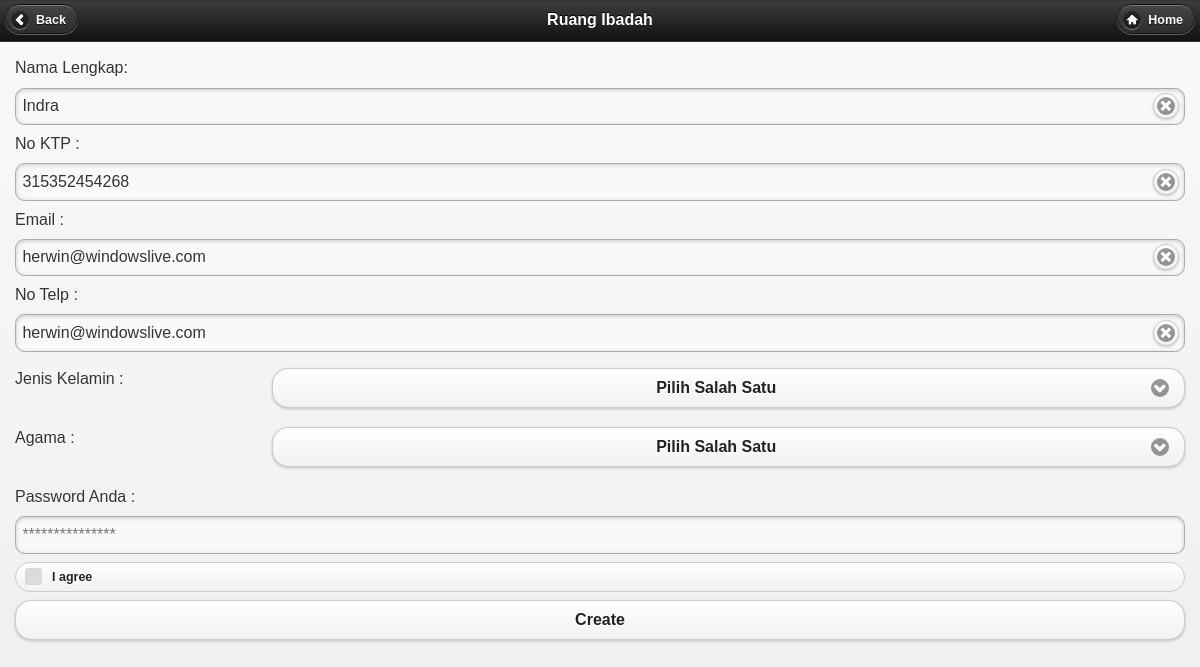
/tambah_data.php?id=1, run on the app's committed database.
### tables this page shows
CREATE TABLE IF NOT EXISTS `db_mhs` (
  `id` int(5) NOT NULL AUTO_INCREMENT,
  `nama` varchar(50) NOT NULL,
  `nim` varchar(14) NOT NULL,
  `jurusan` varchar(25) NOT NULL,
  `email` varchar(50) NOT NULL,
  PRIMARY KEY (`id`)
);

### tambah_data_controller.php (called while the page is built)
<?php
	include 'mhsdb.php';
	$status="null";
	if($_SERVER['REQUEST_METHOD']=='POST') {
	   $item['id']   = $_POST['id'];
	   $item['nim']  =  $_POST['nim'];
	   $item['nama'] =  $_POST['nama'];
	   $item['jurusan'] =  $_POST['jurusan'];
	   $item['email'] =  $_POST['email'];
	   if ($item['id']==-1) {
		   $mhsdb = new MhsDb();
		   $mhsdb->insert($item);
	   } else
	   {
		   $mhsdb = new MhsDb();
		   $mhsdb->update($item);
	   }
	   $status='tambah_sukses';
	} else
	if ($_SERVER['REQUEST_METHOD']=='GET') {
	   if  ($_GET['id']=="add") {
	      $rec['id']   = -1;
		  $rec['nim']  = "";
		  $rec['nama'] = "";
		  $rec['jurusan']  = "";
		  $rec['email'] = "";
	   }
	   else {
		   $mhsdb = new MhsDb();
		   $res = $mhsdb->getRec($_GET['id']);
		   if($row = $res->fetch_assoc()) {
			   $rec['id']   = $row['id'];
			   $rec['nim']  = $row['nim'];
			   $rec['nama'] = $row['nama'];
			   $rec['jurusan']  = $row['jurusan'];
			   $rec['email'] = $row['email'];
		   }
	   }
	}
?>

### mhsdb.php (called while the page is built, shortened)
<?php
    class MhsDb extends Db {
		function getRec($id) {
		   $res = self::$dbh->query("SELECT id,nim,nama,jurusan,email FROM db_mhs where id=$id");
		   return $res;
		}
	}
?>

### tambah_data.php (the view, shortened to what this page needs)
<?php
     include 'ui.php';
	 include 'tambah_data_controller.php';
	 if ($status=='tambah_sukses') {
		 echo "Data berhasil disimpan silahkan <a href=\"lihat_data.php\">lihat</a>";
	} else {
echo <<<EOB
		 <form action="tambah_data.php" method="post" data-ajax="false">
			<input type="hidden" name="id" value="{$rec['id']}">
			<label for="nama">Nama Lengkap:</label>
			<input data-clear-btn="true" type="text" name="nama" id="nama" required="required" placeholder="Contoh : Herwin" value="{$rec['nama']}" />
			<label for="nim">No KTP :</label>
			<input data-clear-btn="true" type="text" name="nim" id="nim" required="required" placeholder="Contoh : 625671357" value="{$rec['nim']}" />
   <label for="nim">Email :</label>
			<input data-clear-btn="true" type="text" name="email" id="email" required="required" placeholder="Contoh : herwin@windowslive.com" value="{$rec['email']}" />
   <label for="nim">No Telp :</label>
			<input data-clear-btn="true" type="text" name="email" id="email" required="required" placeholder="Contoh : 081939115544" value="{$rec['email']}" />
	<fieldset data-role="fieldcontain">
            <label for="kelamin">Jenis Kelamin :</label>
                <select name="kelamin" id="kelamin" data-native-menu="false" value="{$rec['jurusan']}">
		        <option>Pilih Salah Satu</option>
                <option value="Laki-Laki">Laki-Laki</option>
                <option value="Perempuan">Perempuan</option>
            </select>
            </fieldset>
			<fieldset data-role="fieldcontain">
            <label for="jurusan">Agama :</label>
                <select name="jurusan" id="jurusan" data-native-menu="false" value="{$rec['jurusan']}">
		        <option>Pilih Salah Satu</option>
                <option value="Islam">Islam</option>
                <option value="Kristen">Kristen</option>
                <option value="Katholik">Katholik</option>
				<option value="Hindu">Hindu</option>
				<option value="Budha">Budha</option>
				<option value="Konghucu">Konghucu</option>
            </select>
            </fieldset>
          <label align="left" for="nama" class="ui-input-text">Password Anda :</label>
        <input data-clear-btn="true" type="password" name="nama" id="nama" required="required" placeholder="***************" value="" class="ui-input-text ui-body-c">
<input type="checkbox" name="checkbox-0" id="checkbox-mini-0" class="custom" data-mini="true" />
<label for="checkbox-mini-0">I agree</label>
			<button type="submit" name="submit" >Create</button>
		</form>
EOB;
	}
?>

### data on the page
db_mhs: nama "Indra", nim "315352454268", email "herwin@windowslive.com"
